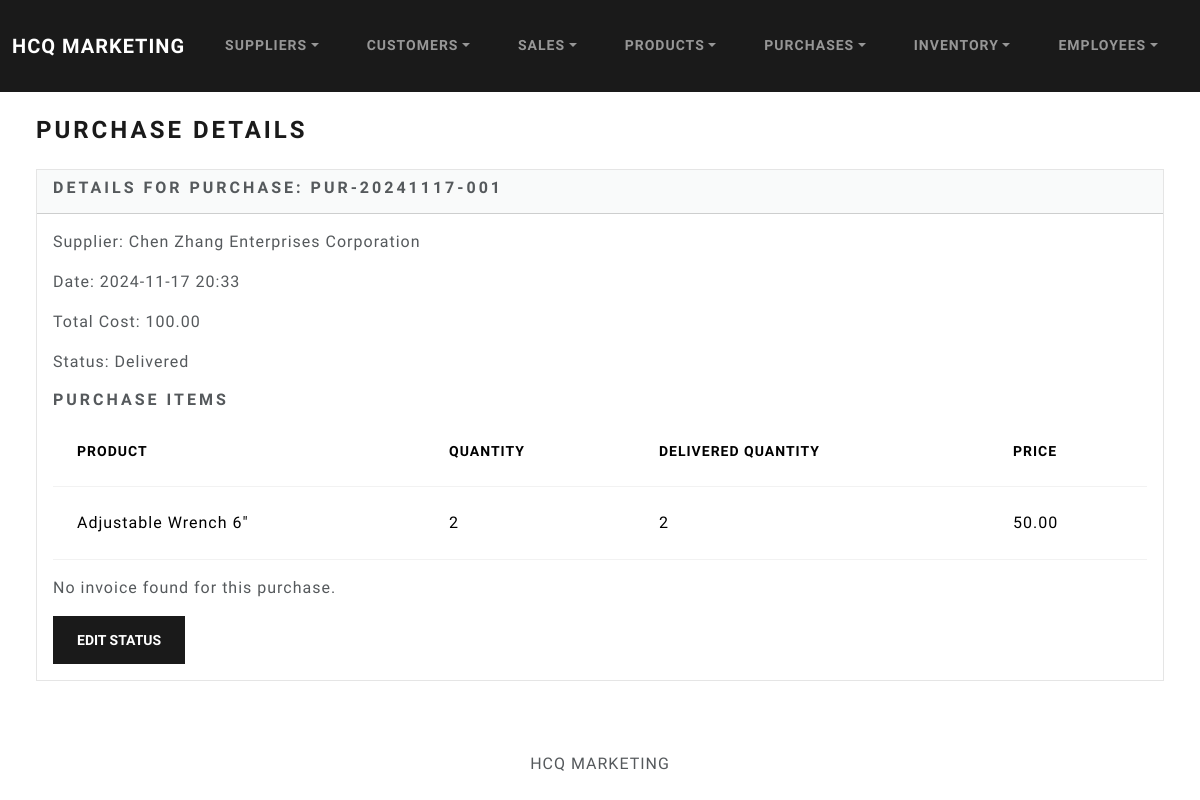
The app's page /1/, older data.
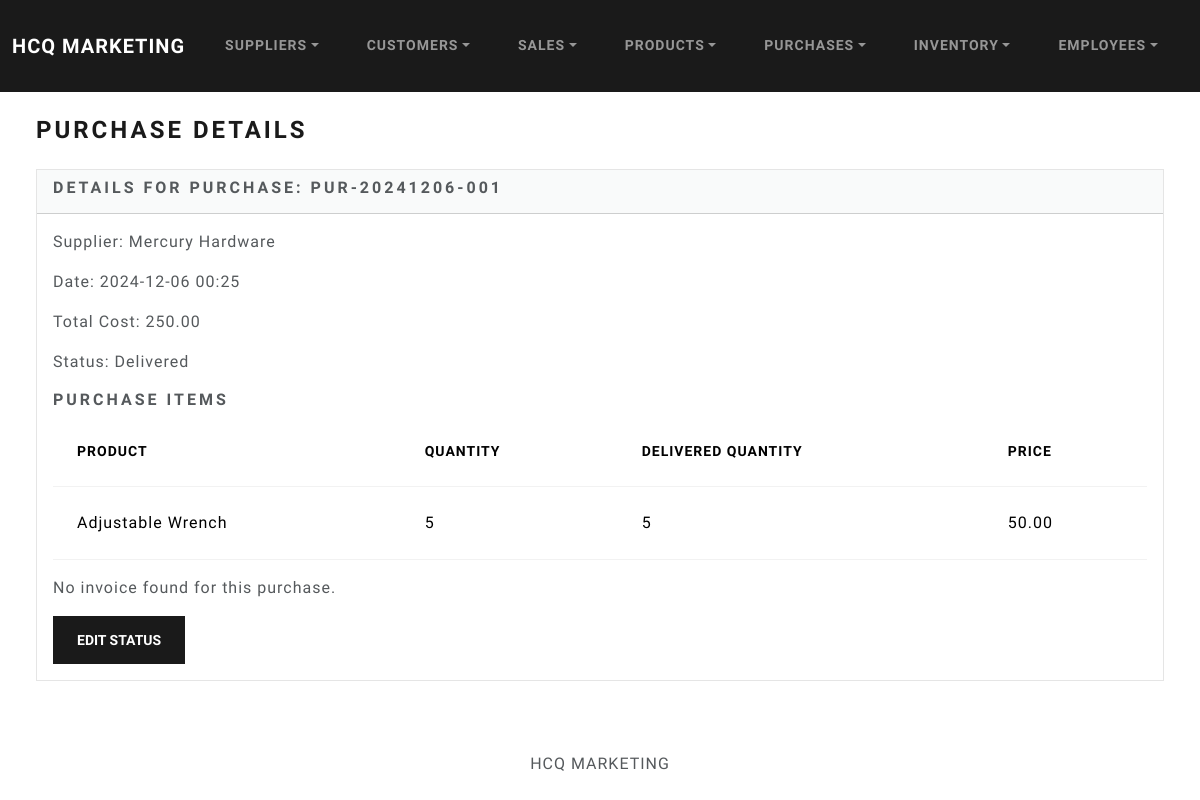
The same page, newer data.
### purchases/models.py (models this page shows, shortened)
class Purchase(models.Model):
    STATUS_CHOICES = [
        ('Pending', 'Pending'),
        ('Partially Delivered', 'Partially Delivered'),
        ('Delivered', 'Delivered'),
        ('Cancelled', 'Cancelled'),
    ]
    supplier = models.ForeignKey(Supplier, on_delete=models.CASCADE, related_name='purchases')
    date = models.DateTimeField(auto_now_add=True)
    total_cost = models.DecimalField(max_digits=10, decimal_places=2, default=0.00)
    purchase_code = models.CharField(max_length=20, unique=True, editable=False, blank=True)
    status = models.CharField(max_length=20, choices=STATUS_CHOICES, default='Pending')

class PurchaseItem(models.Model):
    purchase = models.ForeignKey(Purchase, on_delete=models.CASCADE, related_name='items')
    inventory = models.ForeignKey(Inventory, on_delete=models.CASCADE, related_name='purchase_items')
    quantity = models.PositiveIntegerField(default=0)
    delivered_quantity = models.PositiveIntegerField(default=0)
    price = models.DecimalField(max_digits=10, decimal_places=2, blank=True, null=True)
    serial_numbers = models.TextField(blank=True, null=True)  # New field to store serial numbers

### suppliers/models.py (models this page shows, shortened)
class Supplier(models.Model):
    Supplier_Status = [
        ('Active', 'Active'),
        ('Inactive', 'Inactive'),
    ]
    first_name = models.CharField(max_length=50)
    last_name = models.CharField(max_length=50)
    supplier_hardware = models.CharField(max_length=50)
    email = models.EmailField(max_length=100)
    address = models.CharField(max_length=100)
    contact_num = models.CharField(max_length=15)
    dateStart = models.DateField("Date Started")
    dateEdit = models.DateTimeField(default=timezone.now)
    status = models.CharField(max_length=20, choices=Supplier_Status, default='Active')

### inventory/models.py (models this page shows, shortened)
class Inventory(models.Model):
    product = models.ForeignKey(Product, on_delete=models.CASCADE)
    inventory_stock = models.PositiveIntegerField(default=0)

### products/models.py (models this page shows, shortened)
class Product(models.Model):
    product_code = models.CharField(max_length=100, default='DEFAULT_CODE')
    product_name = models.CharField(max_length=100)
    product_descript = models.TextField()
    product_price = models.DecimalField(max_digits=10, decimal_places=2)
    product_unit = models.CharField(max_length=50)
    purchase_price = models.DecimalField(max_digits=10, decimal_places=2, null=True, blank=True)  # Price from supplier (optional)
    is_serialized = models.BooleanField(default=False)  # New field

### purchases/views.py (the view)
# urls.py: path('<int:purchase_id>/', views.purchase_detail, name='purchase_detail'),
def purchase_detail(request, purchase_id):
    purchase = get_object_or_404(Purchase, id=purchase_id)
    invoice = None
    if purchase.status == 'Delivered':
        try:
            invoice = Invoice.objects.get(purchase=purchase)
        except Invoice.DoesNotExist:
            invoice = None
    return render(request, 'purchases/purchase_detail.html', {
        'purchase': purchase,
        'invoice': invoice
    })

### purchases/templates/purchases/purchase_detail.html (shortened to what this page needs)
{% extends "base.html" %}
{% block body %}
<h3 class="m-4">Purchase Details</h3>
<div class="row">
    <div class="col-12">
        <div class="card bg-light ms-4 me-4 mb-4">
            <div class="card-header">
                <h5 class="card-title">Details for Purchase: {{ purchase.purchase_code }}</h5>
            </div>
            <div class="card-body">
                <p><strong>Supplier:</strong> {{ purchase.supplier.supplier_hardware }}</p>
                <p><strong>Date:</strong> {{ purchase.date|date:"Y-m-d H:i" }}</p>
                <p><strong>Total Cost:</strong> {{ purchase.total_cost }}</p>
                <p><strong>Status:</strong> {{ purchase.status }}</p>
                <h5>Purchase Items</h5>
                <table class="table">
                    <thead>
                        <tr>
                            <th scope="col">Product</th>
                            <th scope="col">Quantity</th>
                            <th scope="col">Delivered Quantity</th>
                            <th scope="col">Price</th>
                        </tr>
                    </thead>
                    <tbody>
                        {% for item in purchase.items.all %}
                        <tr>
                            <td>{{ item.inventory.product.product_name }}</td>
                            <td>{{ item.quantity }}</td>
                            <td>{{ item.delivered_quantity }}</td>
                            <td>{{ item.price }}</td>
                        </tr>
                        {% endfor %}
                    </tbody>
                </table>
                {% if invoice %}
                    <h5>Invoice Details</h5>
                    <table class="table">
                        <thead>
                            <tr>
                                <th scope="col">Invoice Number</th>
                                <th scope="col">Invoice Date</th>
                                <th scope="col">Shipment Date</th>
                                <th scope="col">Remarks</th>
                            </tr>
                        </thead>
                        <tbody>
                            <tr>
                                <td>{{ invoice.invoice_number }}</td>
                                <td>{{ invoice.invoice_date|date:"Y-m-d" }}</td>
                                <td>{{ invoice.shipment_date|date:"Y-m-d" }}</td>
                                <td>{{ invoice.remarks }}</td>
                            </tr>
                        </tbody>
                    </table>
                {% else %}
                    <p>No invoice found for this purchase.</p>
                {% endif %}
                <button class="btn btn-primary" data-bs-toggle="modal" data-bs-target="#editStatusModal">
                    Edit Status
                </button>
            </div>
        </div>
    </div>
</div>
{% endblock %}

Row changes from the older to the newer data that the page shows:
changed Purchase "Delivered": purchase_code "PUR-20241117-001" → "PUR-20241206-001"; supplier.supplier_hardware "Chen Zhang Enterprises Corporation" → "Mercury Hardware"; date "2024-11-17 20:33" → "2024-12-06 00:25"; total_cost "100.00" → "250.00"
changed PurchaseItem: inventory.product.product_name "Adjustable Wrench 6\"" → "Adjustable Wrench"; quantity "2" → "5"; delivered_quantity "2" → "5"
